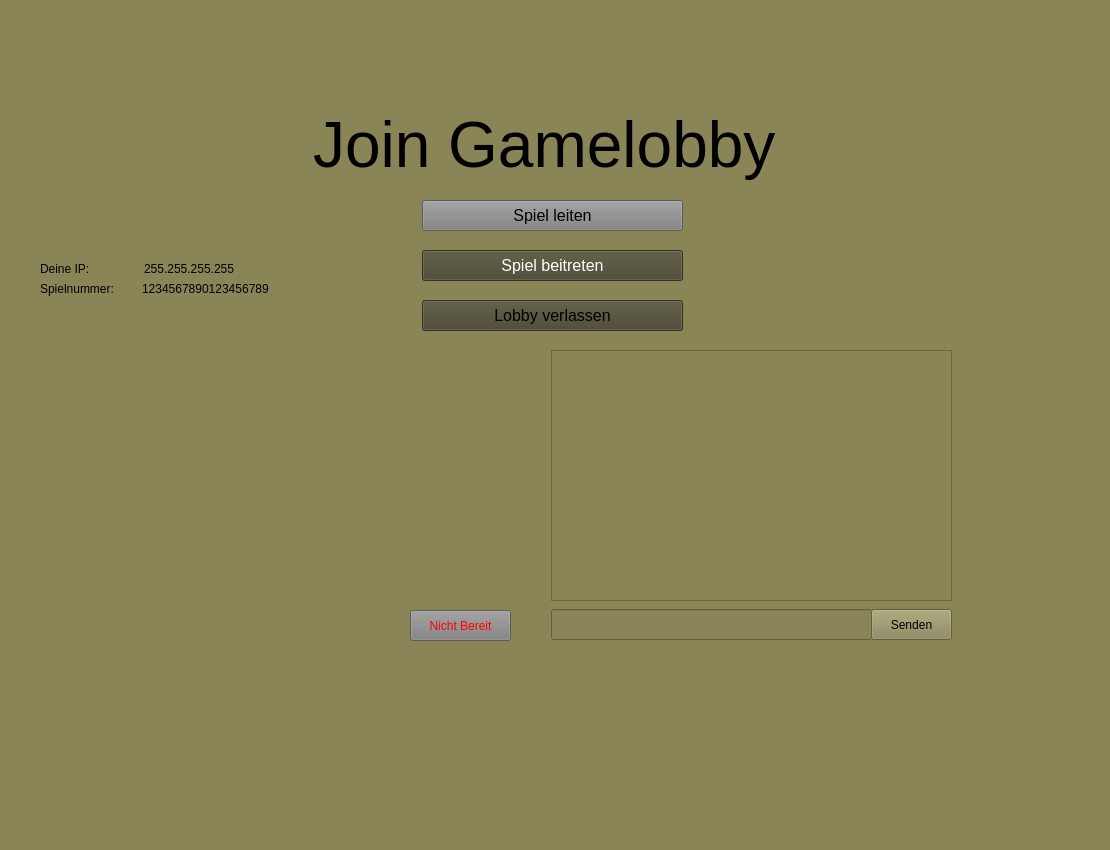
<?xml version="1.0" encoding="UTF-8"?>
<ui version="4.0">
 <class>lobbyHostView</class>
 <widget class="QWidget" name="lobbyHostView">
  <property name="geometry">
   <rect>
    <x>0</x>
    <y>0</y>
    <width>1110</width>
    <height>850</height>
   </rect>
  </property>
  <property name="sizePolicy">
   <sizepolicy hsizetype="Fixed" vsizetype="Fixed">
    <horstretch>0</horstretch>
    <verstretch>0</verstretch>
   </sizepolicy>
  </property>
  <property name="styleSheet">
   <string notr="true">background: #8A8557;</string>
  </property>
  <widget class="QLabel" name="label">
   <property name="geometry">
    <rect>
     <x>313</x>
     <y>109</y>
     <width>491</width>
     <height>71</height>
    </rect>
   </property>
   <property name="font">
    <font>
     <pointsize>48</pointsize>
     <bold>false</bold>
    </font>
   </property>
   <property name="text">
    <string>Join Gamelobby</string>
   </property>
  </widget>
  <widget class="QPushButton" name="hostGameButton">
   <property name="enabled">
    <bool>true</bool>
   </property>
   <property name="geometry">
    <rect>
     <x>422</x>
     <y>200</y>
     <width>261</width>
     <height>31</height>
    </rect>
   </property>
   <property name="sizePolicy">
    <sizepolicy hsizetype="Fixed" vsizetype="Fixed">
     <horstretch>0</horstretch>
     <verstretch>0</verstretch>
    </sizepolicy>
   </property>
   <property name="font">
    <font>
     <pointsize>12</pointsize>
    </font>
   </property>
   <property name="styleSheet">
    <string notr="true">background-color: grey;
border-color: #111111;

</string>
   </property>
   <property name="text">
    <string>Spiel leiten</string>
   </property>
   <property name="autoDefault">
    <bool>false</bool>
   </property>
  </widget>
  <widget class="QPushButton" name="joinGameButton">
   <property name="geometry">
    <rect>
     <x>422</x>
     <y>250</y>
     <width>261</width>
     <height>31</height>
    </rect>
   </property>
   <property name="sizePolicy">
    <sizepolicy hsizetype="Fixed" vsizetype="Fixed">
     <horstretch>0</horstretch>
     <verstretch>0</verstretch>
    </sizepolicy>
   </property>
   <property name="font">
    <font>
     <pointsize>12</pointsize>
    </font>
   </property>
   <property name="styleSheet">
    <string notr="true">background-color: #47452E;
border-color: #111111;
color: white

</string>
   </property>
   <property name="text">
    <string>Spiel beitreten</string>
   </property>
   <property name="autoDefault">
    <bool>false</bool>
   </property>
  </widget>
  <widget class="QPushButton" name="leftLobbyButton">
   <property name="geometry">
    <rect>
     <x>422</x>
     <y>300</y>
     <width>261</width>
     <height>31</height>
    </rect>
   </property>
   <property name="sizePolicy">
    <sizepolicy hsizetype="Fixed" vsizetype="Fixed">
     <horstretch>0</horstretch>
     <verstretch>0</verstretch>
    </sizepolicy>
   </property>
   <property name="font">
    <font>
     <pointsize>12</pointsize>
    </font>
   </property>
   <property name="styleSheet">
    <string notr="true">background-color: #47452E;
border-color: #111111;
   
</string>
   </property>
   <property name="text">
    <string>Lobby verlassen</string>
   </property>
   <property name="autoDefault">
    <bool>false</bool>
   </property>
  </widget>
  <widget class="QTextEdit" name="chatField">
   <property name="geometry">
    <rect>
     <x>551</x>
     <y>350</y>
     <width>401</width>
     <height>251</height>
    </rect>
   </property>
   <property name="mouseTracking">
    <bool>false</bool>
   </property>
   <property name="readOnly">
    <bool>true</bool>
   </property>
  </widget>
  <widget class="QLineEdit" name="chatMsgTextField">
   <property name="geometry">
    <rect>
     <x>551</x>
     <y>609</y>
     <width>321</width>
     <height>31</height>
    </rect>
   </property>
  </widget>
  <widget class="QPushButton" name="sendMsgButton">
   <property name="geometry">
    <rect>
     <x>871</x>
     <y>609</y>
     <width>81</width>
     <height>31</height>
    </rect>
   </property>
   <property name="text">
    <string>Senden</string>
   </property>
  </widget>
  <widget class="QLabel" name="label_2">
   <property name="geometry">
    <rect>
     <x>40</x>
     <y>260</y>
     <width>61</width>
     <height>18</height>
    </rect>
   </property>
   <property name="text">
    <string>Deine IP:</string>
   </property>
  </widget>
  <widget class="QLabel" name="label_3">
   <property name="geometry">
    <rect>
     <x>40</x>
     <y>280</y>
     <width>101</width>
     <height>18</height>
    </rect>
   </property>
   <property name="text">
    <string>Spielnummer:</string>
   </property>
  </widget>
  <widget class="QLabel" name="ipAdressLbl">
   <property name="geometry">
    <rect>
     <x>144</x>
     <y>260</y>
     <width>111</width>
     <height>18</height>
    </rect>
   </property>
   <property name="text">
    <string>255.255.255.255</string>
   </property>
  </widget>
  <widget class="QLabel" name="gameNumberLbl">
   <property name="geometry">
    <rect>
     <x>142</x>
     <y>280</y>
     <width>201</width>
     <height>18</height>
    </rect>
   </property>
   <property name="text">
    <string>1234567890123456789</string>
   </property>
  </widget>
  <widget class="QPushButton" name="setRdyButton">
   <property name="geometry">
    <rect>
     <x>410</x>
     <y>610</y>
     <width>101</width>
     <height>31</height>
    </rect>
   </property>
   <property name="styleSheet">
    <string notr="true">background-color: grey;
color: red;</string>
   </property>
   <property name="text">
    <string>Nicht Bereit</string>
   </property>
  </widget>
  <widget class="QListWidget" name="playerList">
   <property name="geometry">
    <rect>
     <x>190</x>
     <y>350</y>
     <width>281</width>
     <height>251</height>
    </rect>
   </property>
   <property name="styleSheet">
    <string notr="true">border-style: none</string>
   </property>
  </widget>
  <widget class="QListWidget" name="rdyList">
   <property name="geometry">
    <rect>
     <x>480</x>
     <y>350</y>
     <width>51</width>
     <height>251</height>
    </rect>
   </property>
   <property name="styleSheet">
    <string notr="true">border-style: none;</string>
   </property>
   <property name="flow">
    <enum>QListView::TopToBottom</enum>
   </property>
   <property name="viewMode">
    <enum>QListView::ListMode</enum>
   </property>
  </widget>
 </widget>
 <resources/>
 <connections/>
</ui>
